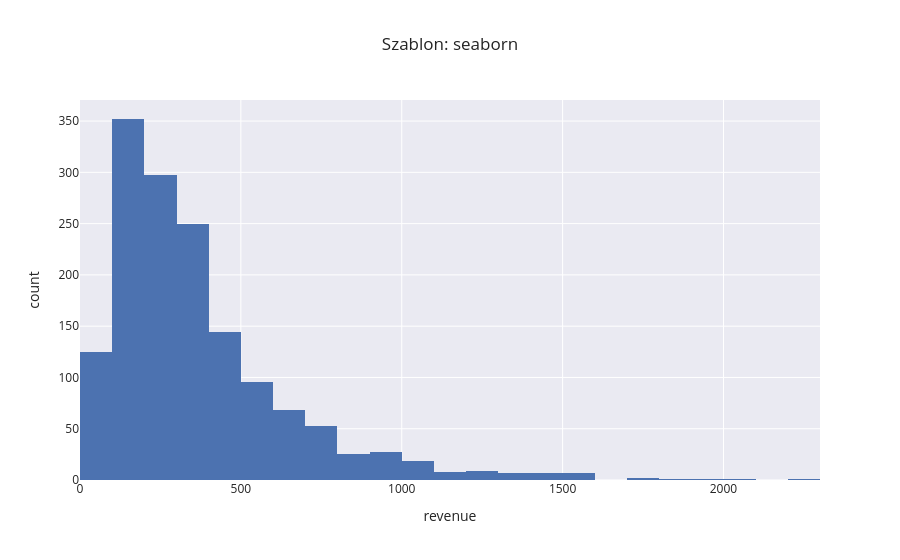
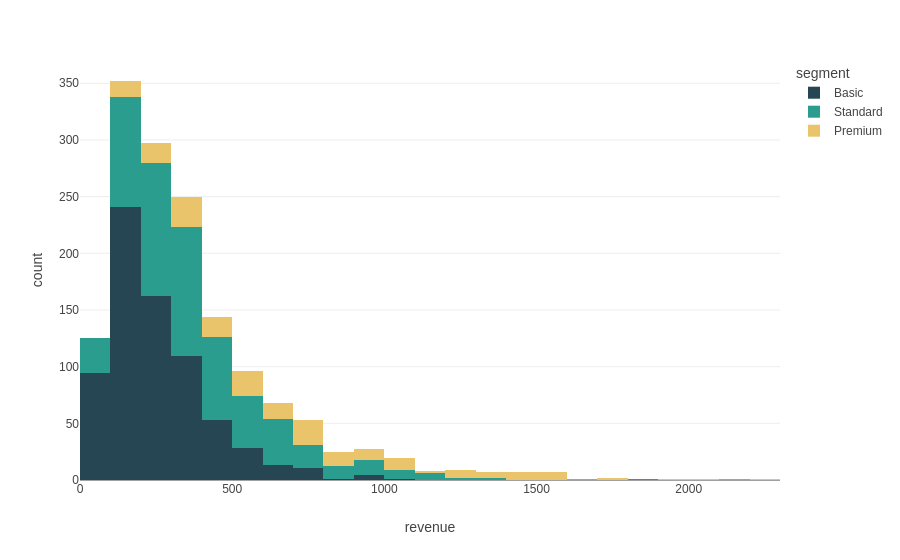

Source (notebook cell) for these figures, in order:
### Markdown cell above
### 1.6. Zmiana szablonu i własny motyw

### Code cell
fig = px.histogram(df, x="revenue", nbins=40, template="seaborn", title="Szablon: seaborn")
fig.show()

# własny szablon, np. wspólny wygląd w całej firmie
custom = go.layout.Template(layout=dict(
    font=dict(family="Arial", size=12), colorway=["#264653", "#2a9d8f", "#e9c46a", "#f4a261", "#e76f51"],
    plot_bgcolor="white", xaxis=dict(showgrid=False), yaxis=dict(gridcolor="#eee")))
pio.templates["firmowy"] = custom
fig = px.histogram(df, x="revenue", color="segment", nbins=40, template="firmowy")
fig.show()

### Figure 1 — Plotly figure (JSON) as saved in the notebook; plotly's stock layout.template omitted (floating-point values rounded to 4 significant figures; data arrays with more than 128 entries replaced by an {"elided": "..."} marker saying what was removed)
{"data": [{"bingroup": "x", "hovertemplate": "revenue=%{x}<br>count=%{y}<extra></extra>", "legendgroup": "", "marker": {"color": "rgb(76,114,176)", "pattern": {"shape": ""}}, "name": "", "nbinsx": 40, "orientation": "v", "showlegend": false, "type": "histogram", "x": {"elided": "1500 float values"}, "xaxis": "x", "yaxis": "y"}], "layout": {"barmode": "relative", "legend": {"tracegroupgap": 0}, "title": {"text": "Szablon: seaborn"}, "xaxis": {"anchor": "y", "domain": [0, 1], "title": {"text": "revenue"}}, "yaxis": {"anchor": "x", "domain": [0, 1], "title": {"text": "count"}}}}

### Figure 2 — Plotly figure (JSON) as saved in the notebook; plotly's stock layout.template omitted (floating-point values rounded to 4 significant figures; data arrays with more than 128 entries replaced by an {"elided": "..."} marker saying what was removed)
{"data": [{"bingroup": "x", "hovertemplate": "segment=Basic<br>revenue=%{x}<br>count=%{y}<extra></extra>", "legendgroup": "Basic", "marker": {"color": "#264653", "pattern": {"shape": ""}}, "name": "Basic", "nbinsx": 40, "orientation": "v", "showlegend": true, "type": "histogram", "x": {"elided": "717 float values"}, "xaxis": "x", "yaxis": "y"}, {"bingroup": "x", "hovertemplate": "segment=Standard<br>revenue=%{x}<br>count=%{y}<extra></extra>", "legendgroup": "Standard", "marker": {"color": "#2a9d8f", "pattern": {"shape": ""}}, "name": "Standard", "nbinsx": 40, "orientation": "v", "showlegend": true, "type": "histogram", "x": {"elided": "584 float values"}, "xaxis": "x", "yaxis": "y"}, {"bingroup": "x", "hovertemplate": "segment=Premium<br>revenue=%{x}<br>count=%{y}<extra></extra>", "legendgroup": "Premium", "marker": {"color": "#e9c46a", "pattern": {"shape": ""}}, "name": "Premium", "nbinsx": 40, "orientation": "v", "showlegend": true, "type": "histogram", "x": {"elided": "199 float values"}, "xaxis": "x", "yaxis": "y"}], "layout": {"barmode": "relative", "legend": {"title": {"text": "segment"}, "tracegroupgap": 0}, "margin": {"t": 60}, "xaxis": {"anchor": "y", "domain": [0, 1], "title": {"text": "revenue"}}, "yaxis": {"anchor": "x", "domain": [0, 1], "title": {"text": "count"}}}}
